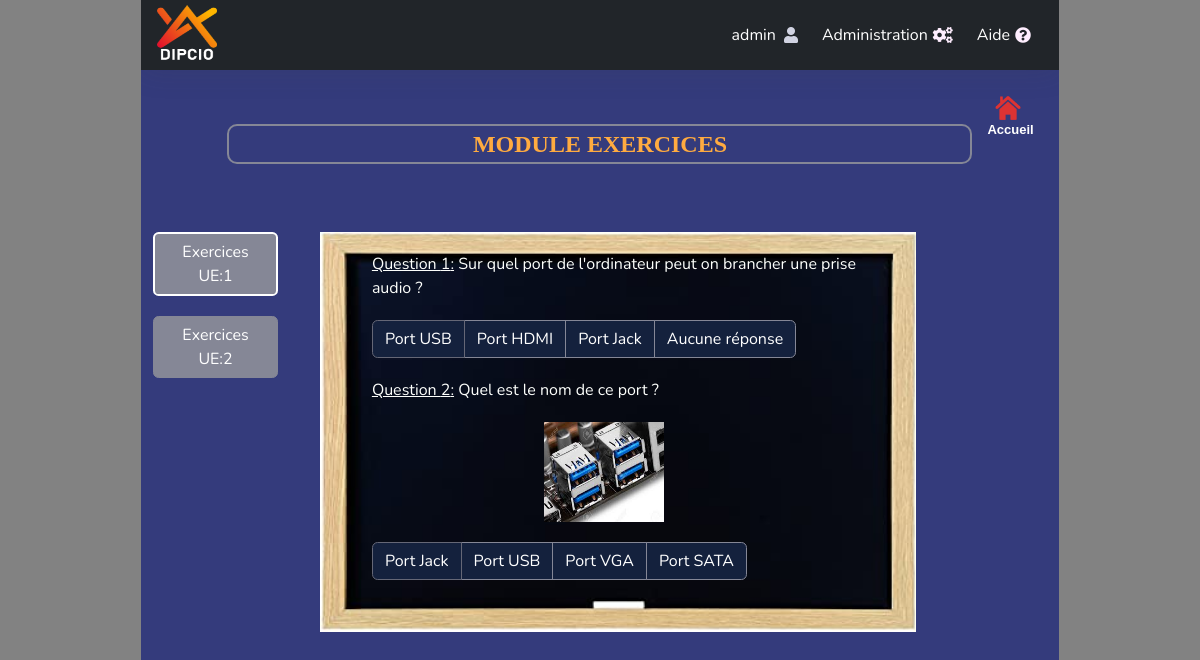
Page /exercices.php (signed in) on the committed database.
### tables this page shows
CREATE TABLE IF NOT EXISTS `exercice` (
  `codeExercice` int(11) NOT NULL AUTO_INCREMENT,
  `codeCours` int(11) NOT NULL,
  `question` varchar(255) NOT NULL,
  `prop1` varchar(255) NOT NULL,
  `prop2` varchar(255) NOT NULL,
  `prop3` varchar(255) NOT NULL,
  `prop4` varchar(255) NOT NULL,
  `img` varchar(60) NOT NULL,
  `codetype` int(11) NOT NULL DEFAULT '0',
  `rep` int(11) DEFAULT NULL,
  PRIMARY KEY (`codeExercice`),
  KEY `codeCours` (`codeCours`)
);

### bd.php (called while the page is built, shortened)
<?php
	$dbname = 'dipcio_db';
	$dbuser = 'root';
	$dbpass = '';
	try {
		$bd = new PDO('mysql:host=localhost;dbname=' . $dbname . ';charset=utf8', $dbuser, $dbpass);
	} catch (Exception $e) {
		die('Erreur: ' . $e->getMessage());
	}
	class Exercice{
		function __construct($_codeExercice, $_codeCours, $_question, $_prop1, $_prop2, $_prop3, $_prop4, $_rep, $_img, $_codeType){
			$this->_question = $_question;
			$this->_prop1 = $_prop1;
			$this->_prop2 = $_prop2;
			$this->_prop3 = $_prop3;
			$this->_prop4 = $_prop4;
			$this->_img = $_img;
		}
	}
	function liste_exercices($codeType){
		global $bd;
		$resultats = [];
		$exos = $bd->query('select * from exercice where codetype = '.$codeType.' order by rand()');
		$i = 0;
		while($donnee = $exos->fetch()){
			if($codeType == 1 || $codeType == 5){
				if($donnee['rep'] == 1){
					$donnee['prop1'] = '!'.$donnee['prop1'];
				}
				elseif ($donnee['rep'] == 2) {
					$donnee['prop2'] = '!'.$donnee['prop2'];
				}
				elseif ($donnee['rep'] == 3) {
					$donnee['prop3'] = '!'.$donnee['prop3'];
				}
				else{
					$donnee['prop4'] = '!'.$donnee['prop4'];
				}
				$exercice = new Exercice($donnee['codeExercice'], $donnee['codeCours'], $donnee['question'], '('.$donnee['prop1'].')', '('.$donnee['prop2'].')', '('.$donnee['prop3'].')', '('.$donnee['prop4'].')', $donnee['rep'], $donnee['img'], $donnee['codetype']);
			}
			else{
				$exercice = new Exercice($donnee['codeExercice'], $donnee['codeCours'], $donnee['question'], $donnee['prop1'], $donnee['prop2'], $donnee['prop3'], $donnee['prop4'], $donnee['rep'], $donnee['img'], $donnee['codetype']);
			}
			$resultats[$i] = $exercice;
			$i++;
		}
		return $resultats;
	}
 ?>

### exercices.php (the view, shortened to what this page needs)
<?php
  include('bd.php');
?>
<!DOCTYPE html>
<html lang="en">
<head>
 <?php
    include('link.php');
  ?>
</head>
<body id="page-top">
  <div id="wrapper" style="height: 100%; margin: 0px auto; overflow: hidden;">
    <div class="row d-flex justify-content-center" style="height: 100%">
      <div id="content-wrapper" class="col-md-9 entete" style="height: 92%; overflow: hidden; background-color: #343b7c;">
        <div id="content">
          <?php
             include('navbar.php');
          ?>
          <div class="container">
            <?php include('titre_l.php'); ?>
            <div class="row details-modules" style="margin-bottom: 15px;  height: 25em;">
              <div class="col-md-12">
                <div class="row" style="height: 100%;">
                  <div class="col-md-2" style="margin-right: 2%;">
                    <div class="row" style="width: 100%;">
                       <div >
                        <button class="btn btn-secondary" type="button" id="dropdownMenu1" data-toggle="dropdown" onclick="cliquer(1)" aria-haspopup="true" aria-expanded="false" style="border: 2px solid white;">
                             Exercices UE:1
                        </button>
                      </div>
                    </div>
                    <div class="row" style="width: 100%; margin-top: 20px;">
                      <div >
                        <button class="btn btn-secondary" type="button" id="dropdownMenu2" data-toggle="dropdown" onclick="cliquer(2)" aria-haspopup="true" aria-expanded="false">
                             Exercices UE:2
                        </button>
                      </div>
                    </div>
                  </div>
                  <div class="col-md-8 tableau" style="padding-bottom: 60px; padding-left: 40px; padding-right: 40px; height: 25em; overflow-y: auto;" >
                  <div id="bout1">
                  <?php
                      $questions = liste_exercices(3);
                      $n = count($questions);
                      for($i=0;$i<$n;$i++){
                   ?>
                    <div class="col-md-12">
                      <div style="margin-top: 20px; color: #fdfffc;">
                        <span style="text-decoration: underline;">Question <?= $i+1;?>:</span> <?= $questions[$i]->_question ?>
                      </div>
                      <?php if($questions[$i]->_img != ''){ ?>
                       <div class="row  d-flex justify-content-center" style="margin-top: 20px;">
                          <div class="col-md-4">
                             <img src="Images/<?= $questions[$i]->_img ?>"  width="120px" height="100px;">
                          </div>
                       </div>
                       <?php
                          }
                        ?>
                      <div class="btn-group btn-group-toggle" data-toggle="buttons" style="margin-top: 20px;" >
                        <label class="btn btn-secondary active" style="background-color: #14213d;" >
                          <input type="radio" name="options" id="option1" autocomplete="off" checked> <?= $questions[$i]->_prop1 ?>
                        </label>
                        <label class="btn btn-secondary" style="background-color: #14213d;">
                          <input type="radio" name="options" id="option2" autocomplete="off"> <?= $questions[$i]->_prop2 ?>
                        </label>
                        <label class="btn btn-secondary" style="background-color: #14213d;">
                          <input type="radio" name="options" id="option3" autocomplete="off"> <?= $questions[$i]->_prop3 ?>
                        </label>
                         <label class="btn btn-secondary" style="background-color: #14213d;">
                          <input type="radio" name="options" id="option3" autocomplete="off"> <?= $questions[$i]->_prop4 ?>
                        </label>
                      </div>
                    </div>
                    <?php
                      }
                     ?>
                  </div>
                </div>
                </div>
                </div>
              </div>
            </div>
          </div>
        </div>
      </div>
    </div>
</body>
</html>

### css/style.css (style rules this page uses)
body { background-color: rgb(130,130,130); }
.entete { padding-left: 0; padding-right: 0; }
.details-modules { margin-top: 31vh; transform: translateY(-50%); }
.tableau { background-image: url('../Images/tableau.jpg'); background-repeat: no-repeat; background-size: 100% 100%; }

### rows in the picture
exercice: question "Sur quel port de l'ordinateur peut on brancher une prise audio ?", prop1 "Port USB", prop2 "Port HDMI", prop3 "Port Jack", prop4 "Aucune réponse"
exercice: question "Quel est le nom de ce port ?", img (picture), prop1 "Port Jack", prop2 "Port USB", prop3 "Port VGA", prop4 "Port SATA"

### other values in the picture
$_SESSION['identifiant'] "admin"
